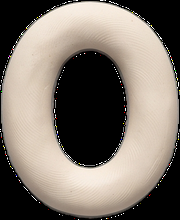
#> input picture glyphs/0.png, 180 x 220 px
$ python -i cut_alphabet.py   (imports and definitions only)
#> lines starting #> are read from the running program, lines starting #| are printed output that depends on the picture
#!/usr/bin/env python3
"""
cut_alphabet.py - Corta las hojas del alfabeto de plastilina en letras sueltas.

Uso:
  python cut_alphabet.py hojas glyphs

  hojas/   upper_1, upper_2, upper_3, lower_1, lower_2, lower_3, digits, symbols, extra
           (.png o .jpg). Variantes opcionales: upper_1_v2.png, upper_1_v3.png...
  glyphs/  salida: un PNG transparente por carácter + glyphs.json con las medidas

Qué hace:
  - Quita el fondo gris (y la sombra horneada) sin IA: separa por calidez del color
    (la plastilina es cálida incluso en su borde oscuro; fondo y sombra son grises).
  - Asigna cada pieza a su celda de la cuadrícula 3x3 (los puntos de i, j, ! y ? van con su letra).
  - Iguala la escala entre hojas: mayúsculas y números a la misma altura,
    minúsculas con la misma altura de x, y guarda cuánto baja cada letra
    bajo la línea base (g, j, p, q, y, el guion bajo...).

Requisitos: pip install numpy pillow scipy
"""
import json
import re
import sys
from pathlib import Path

import numpy as np
from PIL import Image
from scipy import ndimage as ndi

CAP = 220          # alto final de una mayúscula, en px
DIGIT = 0.80       # los números y símbolos, un poco más bajos que las mayúsculas

SHEETS = {
    "upper_1": "ABCDEFGHI",
    "upper_2": "JKLMNOPQR",
    "upper_3": "STUVWXYZ",
    "lower_1": "abcdefghi",
    "lower_2": "jklmnopqr",
    "lower_3": "stuvwxyz",
    "digits":  "012345678",
    "symbols": "9_.!?-@&#",
    "extra":   "$%Ññ,:()+",
}
DESCENDERS = set("gjpqy_")          # no cuentan para calcular la línea base
NOT_BASE = DESCENDERS | set(".-@,:()+")  # tampoco estos (punto y guion no marcan la base)
XHEIGHT = set("acemnorsuvwxz")      # minúsculas sin ascendente ni descendente
FILENAMES = {"_": "underscore", ".": "period", "!": "exclam", "?": "question",
             "-": "hyphen", "@": "at", "&": "amp", "#": "hash",
             "$": "dollar", "%": "percent", "Ñ": "U_enye", "ñ": "L_enye", ",": "comma",
             ":": "colon", "(": "lparen", ")": "rparen", "+": "plus"}


# [112 lines left out: functions glyph_name, cut_sheet, normalize_light, not called in this run]


def main(src, dst):
    src, dst = Path(src), Path(dst)
    dst.mkdir(parents=True, exist_ok=True)
    for old in dst.glob("*.png"):
        old.unlink()

    files = sorted(p for p in src.iterdir() if p.suffix.lower() in (".png", ".jpg", ".jpeg"))
    groups = {}
    for p in files:
        m = re.fullmatch(r"(upper_[123]|lower_[123]|digits|symbols|extra)(?:_v(\d+))?", p.stem)
        if not m:
            print(f"[salto] {p.name}: nombre no reconocido")
            continue
        groups.setdefault(m.group(1), []).append((int(m.group(2) or 1), p))

    sheets = []
    for key, items in groups.items():
        for var, p in sorted(items):
            print(f"[hoja] {p.name}")
            sheets.append((key, var, cut_sheet(p, SHEETS[key])))

    # escala: mayúsculas/números por su alto; minúsculas por su altura de x
    def median_h(glyphs, pred):
        hs = [g["h"] for g in glyphs if pred(g["ch"])]
        return float(np.median(hs)) if hs else None

    xh_ratio = []
    for key, var, gl in sheets:
        if key == "lower_1":
            asc = median_h(gl, lambda c: c in "bdh")
            xh = median_h(gl, lambda c: c in XHEIGHT)
            if asc and xh:
                xh_ratio.append(xh / asc)
    XH = CAP * (float(np.mean(xh_ratio)) if xh_ratio else 0.66)

    manifest = {"cap": CAP, "xheight": round(XH), "glyphs": {}}
    for key, var, gl in sheets:
        if key.startswith("upper"):
            ref, target = median_h(gl, lambda c: True), CAP
        elif key == "digits":
            ref, target = median_h(gl, lambda c: True), CAP * DIGIT
        elif key.startswith("lower"):
            ref, target = median_h(gl, lambda c: c in XHEIGHT), XH
        elif key == "symbols":  # el 9 manda
            ref, target = median_h(gl, lambda c: c == "9"), CAP * DIGIT
        else:                   # extra: el % manda (mide lo mismo que un número)
            ref, target = median_h(gl, lambda c: c == "%"), CAP * DIGIT
        scale = target / ref

        # línea base por fila: mediana del borde inferior de las letras que no bajan
        base = {}
        for r in range(3):
            bots = [g["bottom"] for g in gl if g["row"] == r and g["ch"] not in NOT_BASE]
            base[r] = float(np.median(bots)) if bots else None
        if base.get(0) is None and key == "symbols":
            base[0] = None

        for g in gl:
            # en la hoja extra, Ñ y ñ se igualan por su cuerpo (sin la tilde) a N y n
            g_scale = scale
            if key == "extra" and g["ch"] == "Ñ":
                g_scale = CAP / g["body_h"]
            elif key == "extra" and g["ch"] == "ñ":
                g_scale = XH / g["body_h"]
            b = base.get(g["row"])
            if b is None:  # fila sin referencia (raro): usar el borde inferior propio
                b = g["bottom"]
            drop = (g["bottom"] - b) * g_scale
            im = Image.fromarray(normalize_light(g["rgba"]), "RGBA")
            w = max(1, round(im.width * g_scale))
            h = max(1, round(im.height * g_scale))
            im = im.resize((w, h), Image.LANCZOS)
            name = f"{glyph_name(g['ch'])}" + (f"_v{var}" if var > 1 else "")
            im.save(dst / f"{name}.png", optimize=True)
            manifest["glyphs"].setdefault(g["ch"], []).append(
                {"file": f"{name}.png", "w": w, "h": h, "drop": round(drop, 1)})

    with open(dst / "glyphs.json", "w", encoding="utf-8") as f:
        json.dump(manifest, f, ensure_ascii=False, indent=1)
    # también como .js, para abrir la página con doble clic (file://) sin servidor
    with open(dst / "glyphs.js", "w", encoding="utf-8") as f:
        f.write("window.CLAY_GLYPHS = " + json.dumps(manifest, ensure_ascii=False) + ";\n")

    found = "".join(sorted(manifest["glyphs"]))
    missing = [c for k, v in SHEETS.items() if k in groups for c in v if c not in manifest["glyphs"]]
    skipped = [k for k in SHEETS if k not in groups]
    if skipped:
        print("Hojas que no encontré (opcionales si es 'extra'): " + ", ".join(skipped))
    print(f"\nListo: {len(manifest['glyphs'])} caracteres en {dst}")
    print("Faltan: " + ("".join(missing) if missing else "ninguno"))


# [4 lines not run here, left out]

>>> import cv2
>>> picture = cv2.imread('glyphs/0.png', cv2.IMREAD_GRAYSCALE)
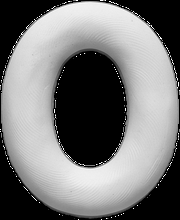
#> picture: shape (220, 180); min 0, max 255, mean 119.6
>>> result = main(picture, 'out.png')
#> (the run stopped early here; a loop or call above may not have finished)

$ run again, on glyphs/5.png
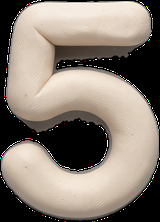
#> input picture glyphs/5.png, 160 x 222 px
#> `picture = cv2.imread('glyphs/0.png', cv2.IMREAD_GRAYSCALE)`:
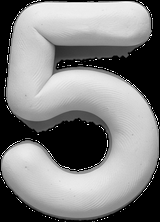
#> picture: shape (222, 160); min 0, max 255, mean 128.9
